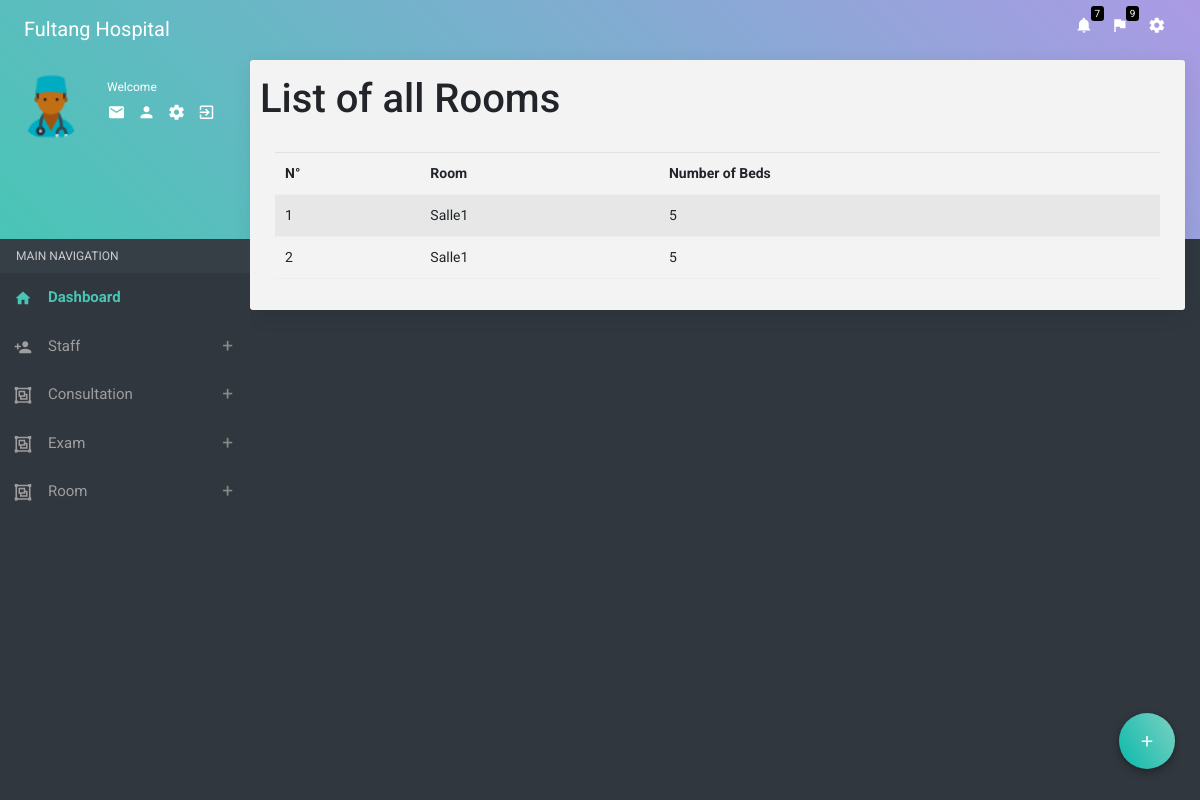
Screenshot of /dashboard/room_list with the database file from the repository.
### polyclinic/models.py (models this page shows)
class Room(models.Model):
    roomLabel = models.CharField(max_length=100)
    beds = models.PositiveIntegerField(default = 0)
    busyBeds = models.IntegerField(default = 0)

### polyclinic/views/dashboard.py (the view, shortened to what this page needs)
# urls.py: path('room_list',room_list)
def room_list(request):
    list = Room.objects.all()
    paginator = Paginator(list, 7)
    page = request.GET.get('page')
    list = paginator.get_page(page)
    name = ''
    return render(request, 'dashboard/room_list.html', {'list': list,'select_name' : name})

### polyclinic/templates/dashboard/room_list.html
{% extends 'dashboard/base_dashboard.html' %}
{% load static %}
{% block content %}
<div class="row clearfix">
	<div class="text"> <h1>List of all Rooms</h1> </div>
</div>
<br>
<div class="body">
    <div class="table-responsive">
        <table class="table table-striped">
            <thead>
                <th>N°</th>
                <th>Room</th>
                <th>Number of Beds</th>
            </thead>
            <tbody>
                {%for r in list%}
                <tr>
                    <td></td>
                    <td>{{r.roomLabel}}</td>
                    <td>{{r.beds}}</td>
                </tr>
                {%endfor%}
            </tbody>
        </table>
    </div>
</div>
{%endblock content%}

### polyclinic/templates/dashboard/base_dashboard.html (style rules this page uses)
table { counter-reset: row-num }
table tbody tr { counter-increment : row-num }
table tbody tr td:first-child::before { content : counter(row-num) }

### rows the page displays
Room: roomLabel "Salle1", beds "5"
Room: roomLabel "Salle1", beds "5"
